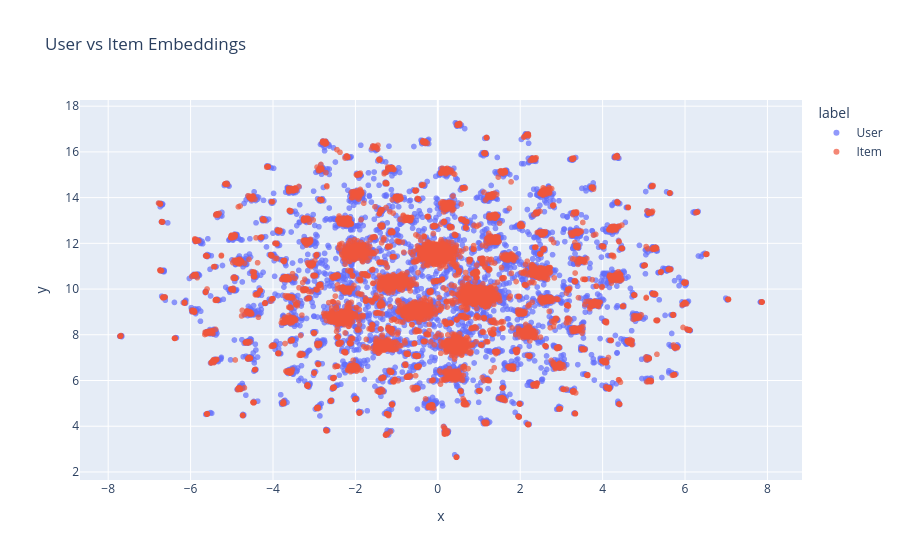

The cell this chart's notebook holds for it:
### Code cell
import plotly.express as px

# 유저 & 아이템 벡터 합치기
all_vectors = np.vstack([user_vectors, item_vectors])
# User, Item 범례 구분 값(User & Item)
labels = ["User"] * len(user_vectors) + ["Item"] * len(item_vectors)

ids = [f"User_{i}" for i in range(len(user_vectors))] + [
    f"Item_{j}" for j in range(len(item_vectors))
]

# UMAP 기반 차원 축소
# - metric="cosine": 임베딩 간 코사인 거리 기준으로 구조를 보존
reducer = umap.UMAP(metric="cosine")
embeddings = reducer.fit_transform(all_vectors)

# DataFrame 생성
df_plot = pd.DataFrame(
    {"x": embeddings[:, 0], "y": embeddings[:, 1], "label": labels, "id": ids}
)

# Plotly 시각화
fig = px.scatter(
    df_plot,
    x="x",
    y="y",
    color="label",
    hover_data=["id"],  # 마우스 오버 시 ID 표시
    opacity=0.7,
    title="User vs Item Embeddings",
)

fig.update_traces(marker=dict(size=6))
fig.show()

### Figure 1 — Plotly figure (JSON) as saved in the notebook; plotly's stock layout.template omitted (floating-point values rounded to 4 significant figures; data arrays with more than 128 entries replaced by an {"elided": "..."} marker saying what was removed)
{"data": [{"customdata": {"elided": "10000x1 str values"}, "hovertemplate": "label=User<br>x=%{x}<br>y=%{y}<br>id=%{customdata[0]}<extra></extra>", "legendgroup": "User", "marker": {"color": "#636efa", "opacity": 0.7, "symbol": "circle", "size": 6}, "mode": "markers", "name": "User", "showlegend": true, "x": {"elided": "10000 float values"}, "xaxis": "x", "y": {"elided": "10000 float values"}, "yaxis": "y", "type": "scattergl"}, {"customdata": {"elided": "9996x1 str values"}, "hovertemplate": "label=Item<br>x=%{x}<br>y=%{y}<br>id=%{customdata[0]}<extra></extra>", "legendgroup": "Item", "marker": {"color": "#EF553B", "opacity": 0.7, "symbol": "circle", "size": 6}, "mode": "markers", "name": "Item", "showlegend": true, "x": {"elided": "9996 float values"}, "xaxis": "x", "y": {"elided": "9996 float values"}, "yaxis": "y", "type": "scattergl"}], "layout": {"xaxis": {"anchor": "y", "domain": [0.0, 1.0], "title": {"text": "x"}}, "yaxis": {"anchor": "x", "domain": [0.0, 1.0], "title": {"text": "y"}}, "legend": {"title": {"text": "label"}, "tracegroupgap": 0}, "title": {"text": "User vs Item Embeddings"}}}
